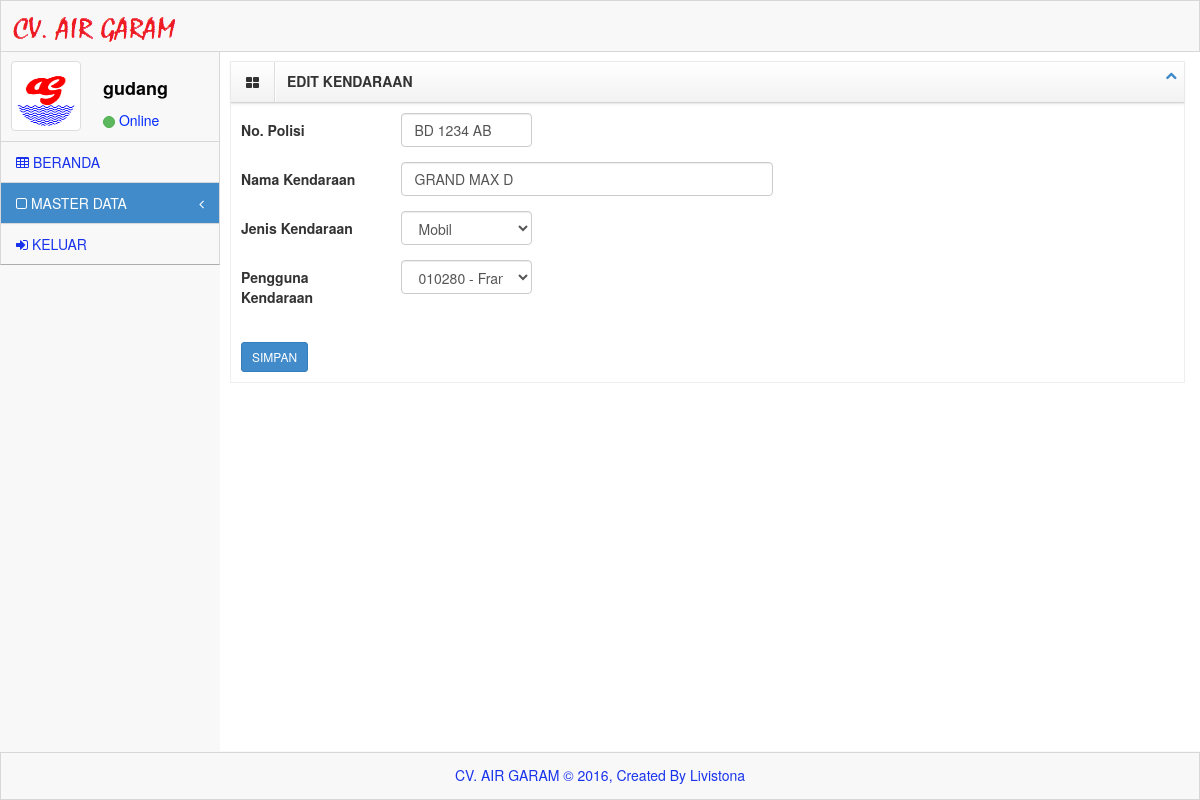
/system/index.php?menu=master&sub_menu=kendaraan_edit&id=1 (signed in), run on the app's committed database.
### tables this page shows
CREATE TABLE IF NOT EXISTS `kendaraan` (
  `id_kendaraan` int(10) NOT NULL AUTO_INCREMENT,
  `no_polisi` varchar(10) DEFAULT NULL,
  `nama_kendaraan` varchar(50) NOT NULL,
  `jenis_kendaraan` varchar(10) NOT NULL,
  `pengguna_kendaraan` varchar(10) DEFAULT NULL,
  PRIMARY KEY (`id_kendaraan`),
  KEY `id_karyawan` (`pengguna_kendaraan`)
);

### system/menu/kendaraan_edit.php (the view, shortened to what this page needs)
<div id="content">
	<div class="inner" style="min-height: 700px;">
		<div class="row">
            <div class="col-lg-12">
                <div class="box">
				<header>
                    <div class="icons"><i class="icon-th-large"></i></div>
                        <h5>EDIT KENDARAAN</h5>
                    <div class="toolbar">
                    <ul class="nav">
                        <li>
                        <div class="btn-group">
                            <a class="accordion-toggle btn btn-xs minimize-box" data-toggle="collapse" href="#collapseOne">
                                <i class="icon-chevron-up"></i>
                            </a>
                        </div>
                        </li>
                    </ul>
                    </div>
				</header>
                <div id="collapseOne" class="accordion-body collapse in body">
                    <form action="" class="form-horizontal" method="POST" id="block-validate">
					<?php
					$id = $_GET['id'];
					$cek_kendaraan = mysql_query ("SELECT a.id_kendaraan, a.no_polisi, a.nama_kendaraan, a.jenis_kendaraan, a.pengguna_kendaraan, b.nama_karyawan FROM kendaraan a, karyawan b
										           where a.pengguna_kendaraan=b.nik and a.id_kendaraan='$id'");
					$hasil_kendaraan = mysql_fetch_array($cek_kendaraan);
					?>
                        <div class="form-group">
                            <label class="control-label col-lg-2">No. Polisi</label>
                            <div class="col-lg-2">
                                <input type="text" name="no" class="form-control" value="<?php echo $hasil_kendaraan['no_polisi'];?>" />
                            </div>
                        </div>
						 <div class="form-group">
                            <label class="control-label col-lg-2">Nama Kendaraan</label>
                            <div class="col-lg-5">
                                <input type="text" name="nama" class="form-control" value="<?php echo $hasil_kendaraan['nama_kendaraan'];?>"/>
                            </div>
                        </div>
                        <div class="form-group">
                            <label class="control-label col-lg-2">Jenis Kendaraan</label>
                            <div class="col-lg-2">
								<select name="jenis" id="jenis" class="form-control">
									<option value="<?php echo $hasil_kendaraan['jenis_kendaraan'];?>"><?php echo $hasil_kendaraan['jenis_kendaraan'];?></option>
								</select>
                            </div>
                        </div>
						<div class="form-group">
                            <label class="control-label col-lg-2">Pengguna Kendaraan</label>
                            <div class="col-lg-2">
								<select name="karyawan" id="karyawan" class="form-control">
									<option value="<?php echo $hasil_kendaraan['pengguna_kendaraan'];?>"><?php echo $hasil_kendaraan['pengguna_kendaraan'];?> - <?php echo $hasil_kendaraan['nama_karyawan'];?></option>
								</select>
                            </div>
                        </div>
						<br>
                        <div class="form-actions no-margin-bottom" style="text-align:left;">
                            <input type="submit" value="SIMPAN" name="simpan" class="btn btn-primary btn-sm" />
                        </div>
					</form>
                </div>
                </div>
            </div>
        </div>
	</div>
</div>
</div>

### system/assets/css/main.css (style rules this page uses)
@media (min-width: 768px) { html, body { height: 100%; } }
body.padTop53 { padding-top: 75px; overflow: visible; }
@media (min-width: 802px) { body.padTop53 { padding-top: 51px; } }
@media (min-width: 768px) { #content { margin-left: 100px; } }
@media (min-width: 992px) { #content { margin-left: 220px; } }
#content { -webkit-transition: margin 0.4s; transition: margin 0.4s; }
.inner { position: relative; min-height: 1px; padding-right: 15px; padding-left: 10px; background: #fff; border: 0px solid #e4e4e4; min-height:1200px; }
@media (min-width: 768px) { .inner { float: left; width: 100%; } }
.inner .row { margin-right: -15px; margin-left: -15px; }
.box { position: relative; display: block; margin: 10px auto; border: 1px solid #efefef; }
.box header { background-repeat: repeat-x; border-bottom: 1px solid #d4d4d4; -webkit-box-shadow: 0 1px 4px rgba(0, 0, 0, 0.065); box-shadow: 0 1px 4px rgba(0, 0, 0, 0.065); background-image: linear-gradient(to bottom, #ffffff 0%, #f2f2f2 100%); }
.box header:before, .box header:after { display: table; content: " "; }
.box header:after { clear: both; }
.box header .icons, .box header h5, .box header .toolbar { position: relative; display: block; float: left; min-height: 1px; padding: 0; margin: 0; }
.box header .icons { padding: 10px 15px; border-right: 1px solid #ddd; -webkit-box-shadow: 1px 0px 0px #ffffff; box-shadow: 1px 0px 0px #ffffff; }
.box header h5 { padding: 12px; font-weight: bold; }
.box header .toolbar { display: inline-table; float: right; }
.box header .toolbar .nav { margin: 1px 1px 0 0; }
.box header .toolbar .nav > li { display: inline-block; }
.box .body { padding: 10px; -webkit-box-shadow: inset 0 1px 1px rgba(0, 0, 0, 0.05); box-shadow: inset 0 1px 1px rgba(0, 0, 0, 0.05); }

### system/assets/css/MoneAdmin.css (style rules this page uses)
body { background-color: #f8f8f8; }

### data on the page
kendaraan: no "BD 1234 AB", nama "GRAND MAX D", jenis "Mobil", karyawan "010280 - Fransiscus"

### other printed values
$_SESSION['username'] "gudang"
